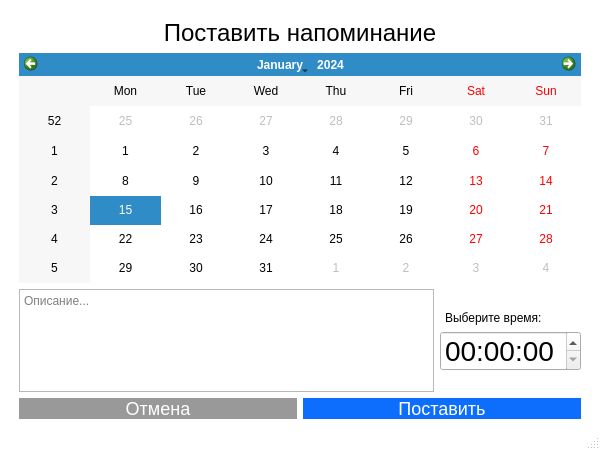
<?xml version="1.0" encoding="UTF-8"?>
<ui version="4.0">
 <class>MainWindow</class>
 <widget class="QMainWindow" name="MainWindow">
  <property name="geometry">
   <rect>
    <x>0</x>
    <y>0</y>
    <width>600</width>
    <height>450</height>
   </rect>
  </property>
  <property name="minimumSize">
   <size>
    <width>600</width>
    <height>450</height>
   </size>
  </property>
  <property name="maximumSize">
   <size>
    <width>600</width>
    <height>450</height>
   </size>
  </property>
  <property name="windowTitle">
   <string>Поставить напоминание</string>
  </property>
  <property name="styleSheet">
   <string notr="true">QMainWindow {
	background-color: #fff
}

#addBtn {
	background-color: #0D6EFD;
	border: none;
	border-radius: 0.25em;
	color: #fff;
	font-size: 18px;
}

#addBtn:hover {
	background-color: #0B5ED7;
}

#addBtn:pressed {
	background-color: #0B5ED7;
}

QTimeEdit::down-arrow {
	image: url(images/drop-down-list.png);
}

QTimeEdit::up-arrow {
	image: url(images/drop-down-list-toggle.png);
}

QTimeEdit::up-button {
	border-left: 1px solid #ccc;
	border-bottom: 1px solid #ccc;
}

QTimeEdit::down-button {
	border-left: 1px solid #ccc;
}

#deadlineCheckBox {
	background-color: #fff
}

#cancelBtn {
	background-color: #999;
	border: none;
	border-radius: 0.25em;
	color: #fff;
	font-size: 18px;
}

#cancelBtn:hover {
	background-color: #777;
}

#cancelBtn:pressed {
	background-color: #555;
}</string>
  </property>
  <widget class="QWidget" name="centralwidget">
   <layout class="QVBoxLayout" name="verticalLayout_3">
    <item>
     <layout class="QVBoxLayout" name="verticalLayout_2">
      <property name="leftMargin">
       <number>10</number>
      </property>
      <property name="topMargin">
       <number>10</number>
      </property>
      <property name="rightMargin">
       <number>10</number>
      </property>
      <property name="bottomMargin">
       <number>0</number>
      </property>
      <item>
       <widget class="QLabel" name="label">
        <property name="styleSheet">
         <string notr="true">font-size: 24px</string>
        </property>
        <property name="text">
         <string>Поставить напоминание</string>
        </property>
        <property name="alignment">
         <set>Qt::AlignCenter</set>
        </property>
        <property name="indent">
         <number>0</number>
        </property>
       </widget>
      </item>
      <item>
       <widget class="QCalendarWidget" name="dateInput">
        <property name="minimumSize">
         <size>
          <width>0</width>
          <height>230</height>
         </size>
        </property>
       </widget>
      </item>
      <item>
       <layout class="QHBoxLayout" name="horizontalLayout">
        <item>
         <widget class="QPlainTextEdit" name="descriptionInput">
          <property name="placeholderText">
           <string>Описание...</string>
          </property>
         </widget>
        </item>
        <item>
         <layout class="QVBoxLayout" name="verticalLayout">
          <item>
           <spacer name="verticalSpacer_2">
            <property name="orientation">
             <enum>Qt::Vertical</enum>
            </property>
            <property name="sizeHint" stdset="0">
             <size>
              <width>20</width>
              <height>40</height>
             </size>
            </property>
           </spacer>
          </item>
          <item>
           <widget class="QLabel" name="label_2">
            <property name="minimumSize">
             <size>
              <width>0</width>
              <height>15</height>
             </size>
            </property>
            <property name="text">
             <string>Выберите время:</string>
            </property>
            <property name="indent">
             <number>5</number>
            </property>
           </widget>
          </item>
          <item>
           <widget class="QTimeEdit" name="timeInput">
            <property name="styleSheet">
             <string notr="true">font-size: 28px</string>
            </property>
           </widget>
          </item>
          <item>
           <spacer name="verticalSpacer">
            <property name="orientation">
             <enum>Qt::Vertical</enum>
            </property>
            <property name="sizeHint" stdset="0">
             <size>
              <width>20</width>
              <height>40</height>
             </size>
            </property>
           </spacer>
          </item>
         </layout>
        </item>
       </layout>
      </item>
      <item>
       <layout class="QHBoxLayout" name="horizontalLayout_2">
        <item>
         <widget class="QPushButton" name="cancelBtn">
          <property name="text">
           <string>Отмена</string>
          </property>
         </widget>
        </item>
        <item>
         <widget class="QPushButton" name="addBtn">
          <property name="text">
           <string>Поставить</string>
          </property>
         </widget>
        </item>
       </layout>
      </item>
     </layout>
    </item>
   </layout>
  </widget>
  <widget class="QStatusBar" name="statusbar"/>
 </widget>
 <resources/>
 <connections/>
</ui>
